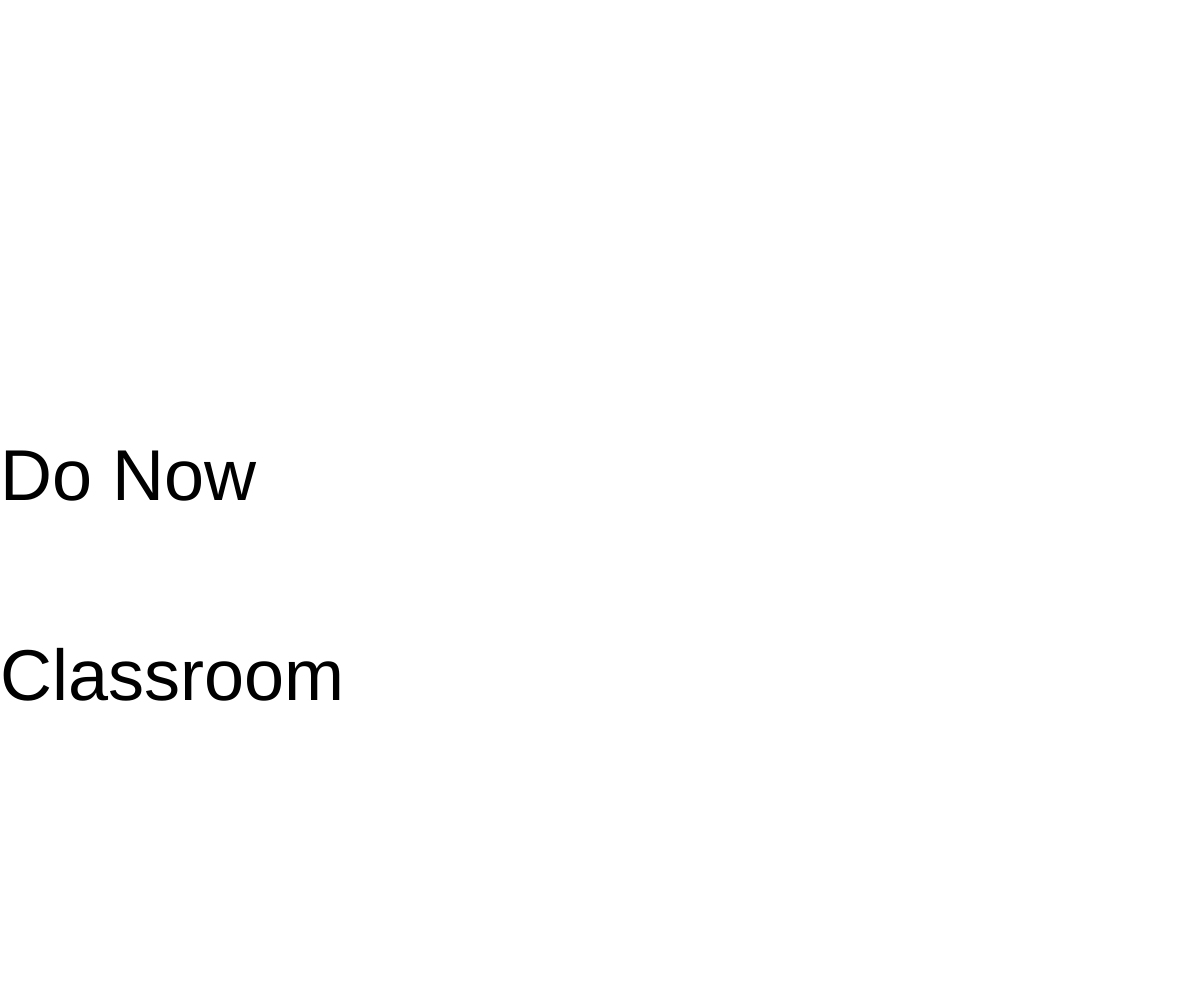
Frame 1 (no input)
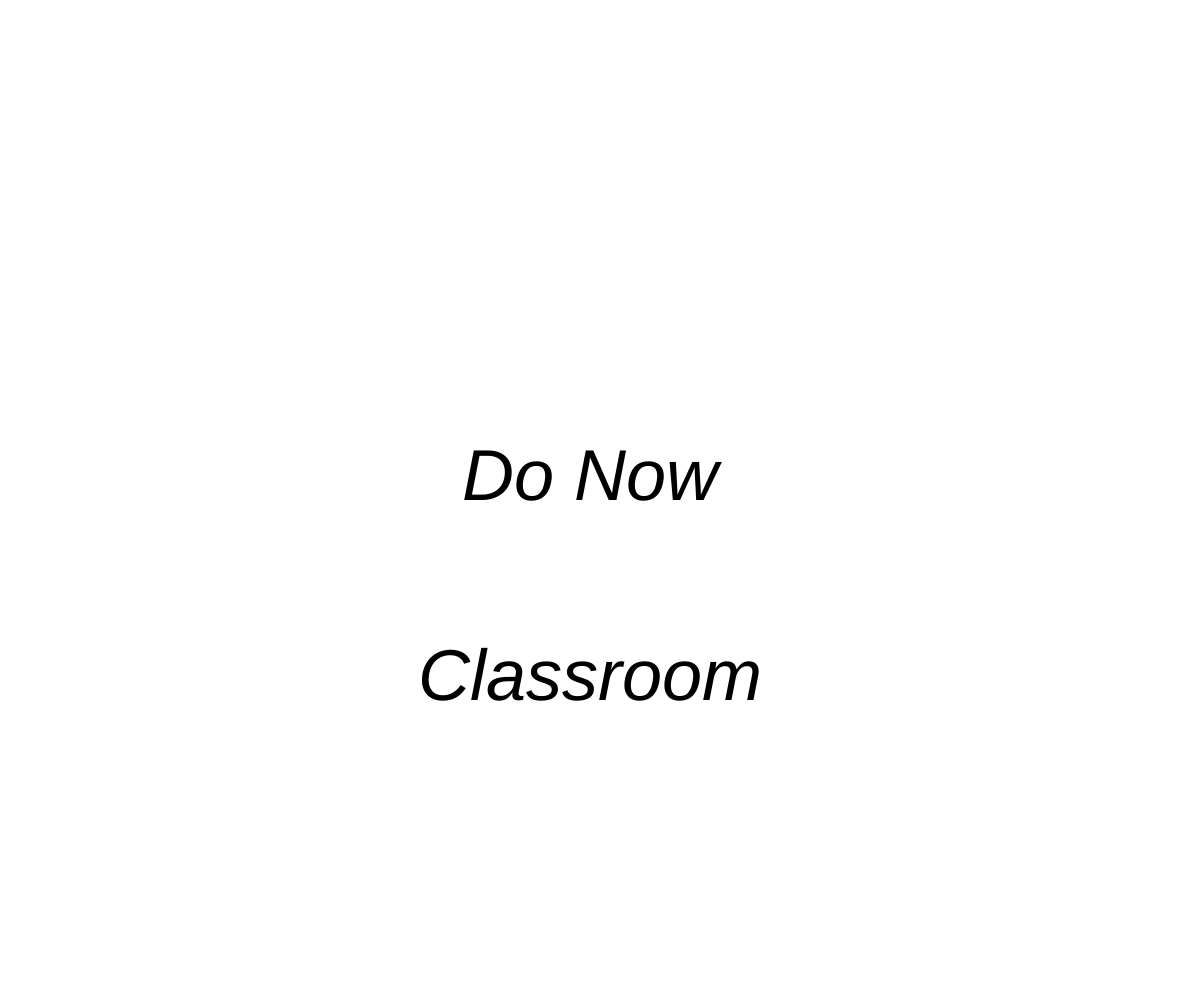
Frame 60 (no input)
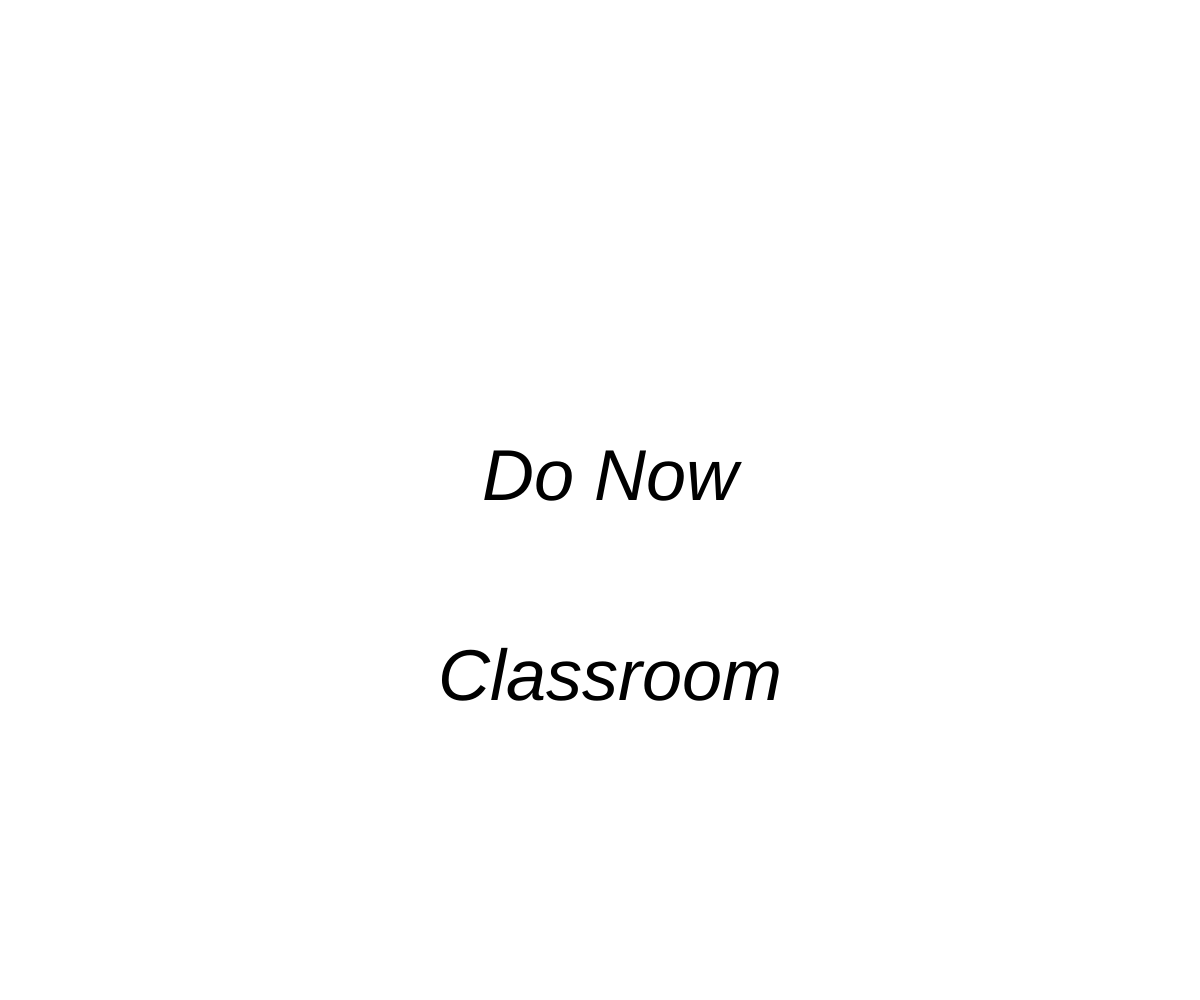
Frame 120 (the mouse pressed at the canvas centre since frame 60)

The p5.js sketch that drew these frames (run headless with seeded random() and noise() and a simulated clock; from frame 60 on, the mouse is pressed at the canvas centre):

// p5.js sketch
// ── sketch.js
var x = 0
var y = 500
var xDirection = 1
var yDirection = -1
speed = 10

function setup() {
  createCanvas(windowWidth, windowHeight)
}

function draw() {
  background('white')
  textSize(72)
  text("Classroom",x,y+200)

  text("Do Now", x, y)

  textAlign('center')
  textStyle('italic')
  textSize(18)
  x = x + xDirection * speed
  // y = y + yDirection * speed
  if (x >= windowWidth - 300 || x < 0) {
    xDirection = xDirection * -1
    if (y >= windowHeight  || y< 0) {
      yDirection = yDirection * -1
    }

  }
}
